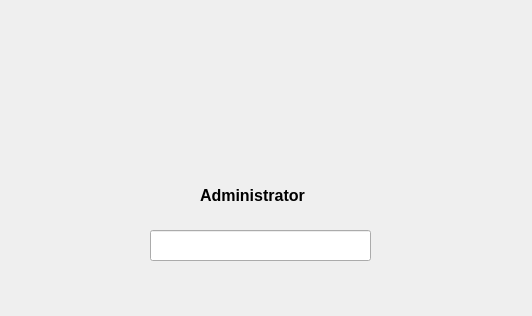
<?xml version="1.0" encoding="UTF-8"?>
<ui version="4.0">
 <class>Admin_profile_Dialog</class>
 <widget class="QDialog" name="Admin_profile_Dialog">
  <property name="geometry">
   <rect>
    <x>0</x>
    <y>0</y>
    <width>532</width>
    <height>316</height>
   </rect>
  </property>
  <property name="windowTitle">
   <string>Dialog</string>
  </property>
  <widget class="QLabel" name="label_admin">
   <property name="geometry">
    <rect>
     <x>200</x>
     <y>180</y>
     <width>111</width>
     <height>31</height>
    </rect>
   </property>
   <property name="font">
    <font>
     <pointsize>12</pointsize>
     <bold>true</bold>
    </font>
   </property>
   <property name="layoutDirection">
    <enum>Qt::LayoutDirection::LeftToRight</enum>
   </property>
   <property name="text">
    <string>Administrator</string>
   </property>
   <property name="textFormat">
    <enum>Qt::TextFormat::MarkdownText</enum>
   </property>
  </widget>
  <widget class="QLabel" name="label">
   <property name="geometry">
    <rect>
     <x>190</x>
     <y>40</y>
     <width>121</width>
     <height>131</height>
    </rect>
   </property>
   <property name="styleSheet">
    <string notr="true">image: url(:/documentation/logos/adminstrator.png);</string>
   </property>
   <property name="text">
    <string/>
   </property>
  </widget>
  <widget class="QLineEdit" name="lineEdit_password">
   <property name="geometry">
    <rect>
     <x>150</x>
     <y>230</y>
     <width>221</width>
     <height>31</height>
    </rect>
   </property>
  </widget>
 </widget>
 <resources/>
 <connections/>
</ui>
